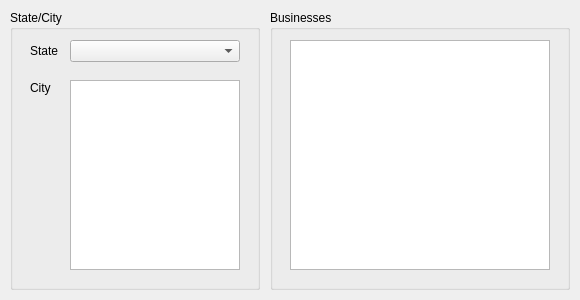
<?xml version="1.0" encoding="UTF-8"?>
<ui version="4.0">
 <class>Form</class>
 <widget class="QWidget" name="Form">
  <property name="geometry">
   <rect>
    <x>0</x>
    <y>0</y>
    <width>580</width>
    <height>300</height>
   </rect>
  </property>
  <property name="windowTitle">
   <string>CptS 451</string>
  </property>
  <widget class="QGroupBox" name="groupBox">
   <property name="geometry">
    <rect>
     <x>10</x>
     <y>10</y>
     <width>250</width>
     <height>280</height>
    </rect>
   </property>
   <property name="title">
    <string>State/City</string>
   </property>
   <widget class="QComboBox" name="state_combo">
    <property name="geometry">
     <rect>
      <x>60</x>
      <y>30</y>
      <width>170</width>
      <height>22</height>
     </rect>
    </property>
   </widget>
   <widget class="QLabel" name="label">
    <property name="geometry">
     <rect>
      <x>20</x>
      <y>33</y>
      <width>45</width>
      <height>15</height>
     </rect>
    </property>
    <property name="text">
     <string>State</string>
    </property>
   </widget>
   <widget class="QLabel" name="label_2">
    <property name="geometry">
     <rect>
      <x>20</x>
      <y>70</y>
      <width>45</width>
      <height>15</height>
     </rect>
    </property>
    <property name="text">
     <string>City</string>
    </property>
   </widget>
   <widget class="QListWidget" name="city_list">
    <property name="geometry">
     <rect>
      <x>60</x>
      <y>70</y>
      <width>170</width>
      <height>190</height>
     </rect>
    </property>
   </widget>
  </widget>
  <widget class="QGroupBox" name="groupBox_2">
   <property name="geometry">
    <rect>
     <x>270</x>
     <y>10</y>
     <width>300</width>
     <height>280</height>
    </rect>
   </property>
   <property name="title">
    <string>Businesses</string>
   </property>
   <widget class="QListWidget" name="business_list">
    <property name="geometry">
     <rect>
      <x>20</x>
      <y>30</y>
      <width>260</width>
      <height>230</height>
     </rect>
    </property>
   </widget>
  </widget>
 </widget>
 <resources/>
 <connections/>
</ui>
